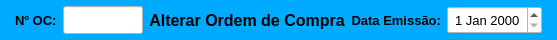
     <widget class="QWidget" name="widget_cabecalho" native="true">
      <property name="sizePolicy">
       <sizepolicy hsizetype="Preferred" vsizetype="Fixed">
        <horstretch>0</horstretch>
        <verstretch>0</verstretch>
       </sizepolicy>
      </property>
      <property name="minimumSize">
       <size>
        <width>0</width>
        <height>40</height>
       </size>
      </property>
      <property name="maximumSize">
       <size>
        <width>16777215</width>
        <height>40</height>
       </size>
      </property>
      <property name="styleSheet">
       <string notr="true">background-color: rgb(0, 170, 255);</string>
      </property>
      <layout class="QHBoxLayout" name="horizontalLayout_3">
       <property name="spacing">
        <number>6</number>
       </property>
       <property name="leftMargin">
        <number>15</number>
       </property>
       <property name="topMargin">
        <number>6</number>
       </property>
       <property name="rightMargin">
        <number>15</number>
       </property>
       <property name="bottomMargin">
        <number>6</number>
       </property>
       <item>
        <widget class="QLabel" name="label_4">
         <property name="sizePolicy">
          <sizepolicy hsizetype="Fixed" vsizetype="Preferred">
           <horstretch>0</horstretch>
           <verstretch>0</verstretch>
          </sizepolicy>
         </property>
         <property name="maximumSize">
          <size>
           <width>45</width>
           <height>16777215</height>
          </size>
         </property>
         <property name="font">
          <font>
           <pointsize>10</pointsize>
           <weight>75</weight>
           <bold>true</bold>
          </font>
         </property>
         <property name="text">
          <string>Nº OC:</string>
         </property>
         <property name="alignment">
          <set>Qt::AlignLeading|Qt::AlignLeft|Qt::AlignVCenter</set>
         </property>
        </widget>
       </item>
       <item>
        <widget class="QLineEdit" name="line_NumOC">
         <property name="sizePolicy">
          <sizepolicy hsizetype="Preferred" vsizetype="Preferred">
           <horstretch>0</horstretch>
           <verstretch>0</verstretch>
          </sizepolicy>
         </property>
         <property name="minimumSize">
          <size>
           <width>80</width>
           <height>0</height>
          </size>
         </property>
         <property name="maximumSize">
          <size>
           <width>80</width>
           <height>16777215</height>
          </size>
         </property>
         <property name="font">
          <font>
           <pointsize>9</pointsize>
          </font>
         </property>
         <property name="styleSheet">
          <string notr="true">background-color: rgb(255, 255, 255);</string>
         </property>
         <property name="alignment">
          <set>Qt::AlignCenter</set>
         </property>
        </widget>
       </item>
       <item>
        <widget class="QLabel" name="label_18">
         <property name="font">
          <font>
           <pointsize>12</pointsize>
           <weight>75</weight>
           <bold>true</bold>
          </font>
         </property>
         <property name="text">
          <string>Alterar Ordem de Compra</string>
         </property>
         <property name="alignment">
          <set>Qt::AlignCenter</set>
         </property>
        </widget>
       </item>
       <item>
        <widget class="QLabel" name="label_12">
         <property name="sizePolicy">
          <sizepolicy hsizetype="Fixed" vsizetype="Preferred">
           <horstretch>0</horstretch>
           <verstretch>0</verstretch>
          </sizepolicy>
         </property>
         <property name="maximumSize">
          <size>
           <width>111</width>
           <height>16777215</height>
          </size>
         </property>
         <property name="font">
          <font>
           <pointsize>10</pointsize>
           <weight>75</weight>
           <bold>true</bold>
          </font>
         </property>
         <property name="text">
          <string>Data Emissão:</string>
         </property>
         <property name="alignment">
          <set>Qt::AlignRight|Qt::AlignTrailing|Qt::AlignVCenter</set>
         </property>
        </widget>
       </item>
       <item>
        <widget class="QDateEdit" name="date_Emissao">
         <property name="sizePolicy">
          <sizepolicy hsizetype="Fixed" vsizetype="Preferred">
           <horstretch>0</horstretch>
           <verstretch>0</verstretch>
          </sizepolicy>
         </property>
         <property name="maximumSize">
          <size>
           <width>95</width>
           <height>16777215</height>
          </size>
         </property>
         <property name="font">
          <font>
           <pointsize>10</pointsize>
          </font>
         </property>
         <property name="styleSheet">
          <string notr="true">background-color: rgb(255, 255, 255);</string>
         </property>
         <property name="alignment">
          <set>Qt::AlignCenter</set>
         </property>
        </widget>
       </item>
      </layout>
     </widget>
